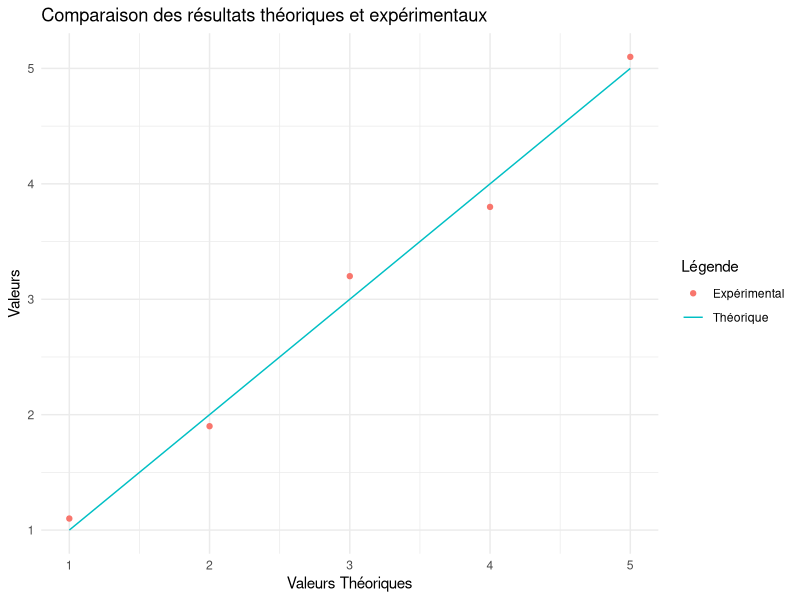

Source code (R):
# Étape 1 : Collecte des données
resultats_theoriques <- c(1, 2, 3, 4, 5) # Remplacez par vos données théoriques
resultats_experimentaux <- c(1.1, 1.9, 3.2, 3.8, 5.1) # Remplacez par vos données expérimentales

# Étape 2 : Préparation des données
data <- data.frame(
  Theorie = resultats_theoriques,
  Experiment = resultats_experimentaux
)

# Étape 3 : Visualisation
library(ggplot2)

ggplot(data, aes(x = Theorie)) +
  geom_line(aes(y = Theorie, color = "Théorique")) +
  geom_point(aes(y = Experiment, color = "Expérimental")) +
  labs(title = "Comparaison des résultats théoriques et expérimentaux",
       x = "Valeurs Théoriques",
       y = "Valeurs",
       color = "Légende") +
  theme_minimal()

# Étape 4 : Analyse statistique
correlation <- cor(data$Theorie, data$Experiment)
cat("Coefficient de corrélation :", correlation, "n")

# Test de Student pour comparer les moyennes
t_test_result <- t.test(data$Theorie, data$Experiment)
print(t_test_result)

# Étape 5 : Interprétation
# Vous pouvez interpréter les résultats du test t et du coefficient de corrélation ici.
